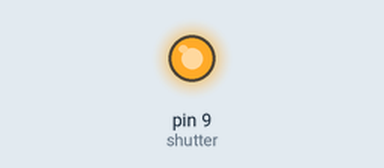
This sketch was run on a simulated Arduino Uno, built with avr-gcc and run on an emulated ATmega328P. Shown: output pins drawn as LEDs (lit = HIGH).

Above: at 0.02 s.
At 6.0 s:
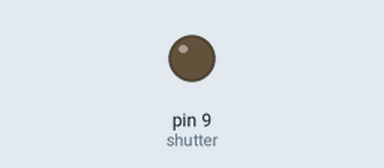
Timing chart, 0 to 15.7 s (numbered marks = the images above):
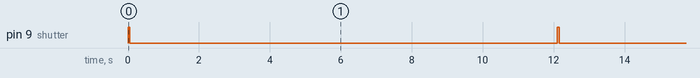

Measured:
- by itself, pin 9 (shutter): alternates HIGH for 0.05 s and LOW for 12.1 s

The sketch:

draft_PWM_motor_and_Intervalometer.ino
```cpp
/*
  Intervalometer
  Takes a picture every 10 seconds, repeatedly.

 */

// Pin 9 is connected to a relay that closes the shutter trigger loop.
// give it a name:
    int shutter = 9;

//Pin 10 is connected to a transistor that releases enough voltage to trigger
//the single throw, double pole resistor, which in turn triggers voltage for the motor.
    int motor = 10;

// the setup routine runs once when you press reset:
void setup() {
  // initialize the digital pin as an output.
    pinMode(shutter, OUTPUT);
  }

// the loop routine runs over and over again forever:
void loop() {
//trigger the camera
  digitalWrite(shutter, HIGH);   // turn the LED on (HIGH is the voltage level)
   delay(50);               // wait for 50 milliseconds
   digitalWrite(shutter, LOW);    // turn the LED off by making the voltage LOW

// wait 2 seconds
  delay(2000);               // wait for 2 seconds

// trigger the transistor/relay/motor series, hopefully with limited voltage
  digitalWrite(motor, HIGH);   // turn the LED on (HIGH is the voltage level)
   delay(50);               // wait for 50 milliseconds
   digitalWrite(motor, LOW);    // turn the LED off by making the voltage LOW


//wait 10 seconds before starting cycle again
  delay (10000);

  }
```
